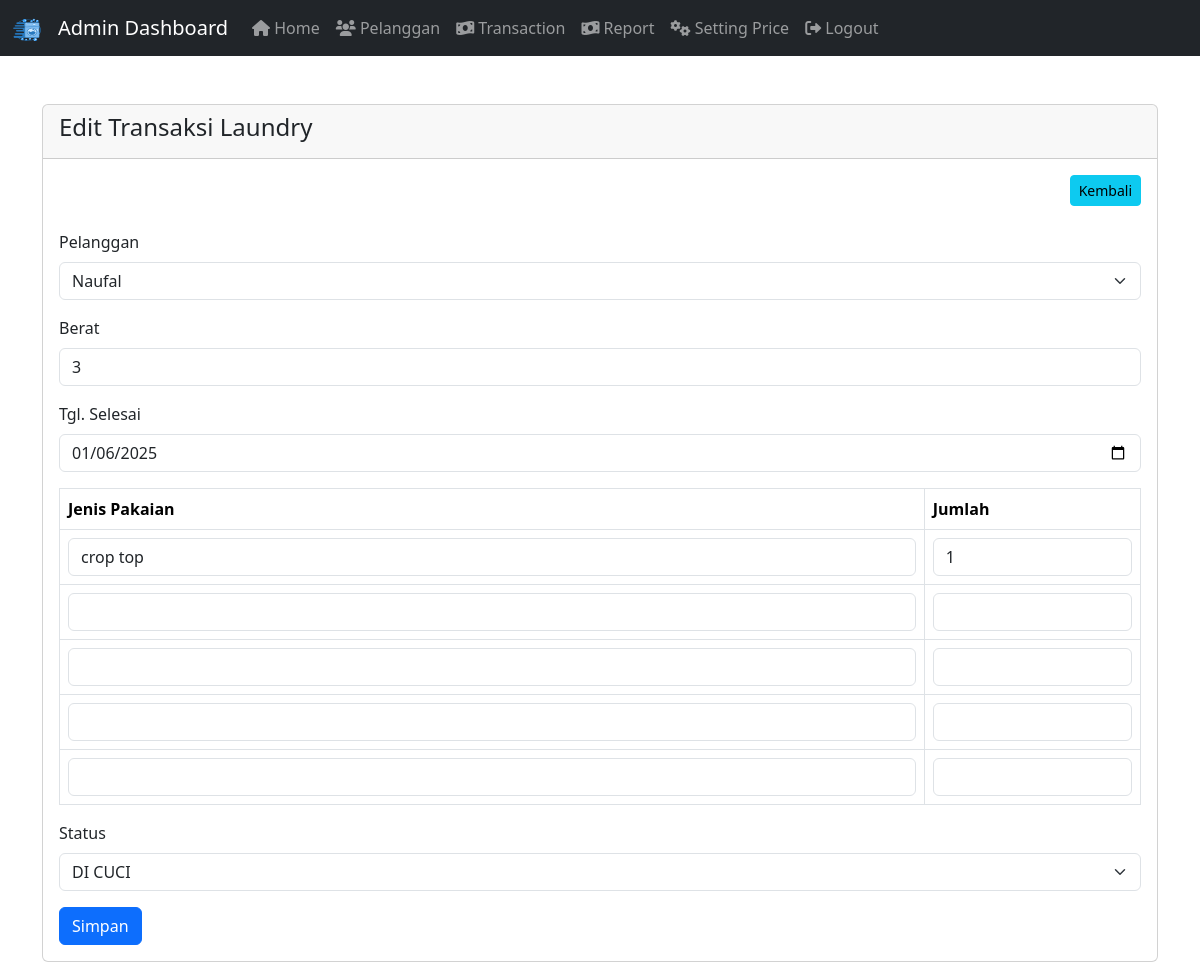
The page /admin/transaksi_edit.php?id=9 (signed in) on the database its author committed.
### tables this page shows
CREATE TABLE `transaksi` (
  `transaksi_id` int(11) NOT NULL,
  `transaksi_tgl` date NOT NULL,
  `transaksi_pelanggan` int(11) NOT NULL,
  `transaksi_harga` int(11) NOT NULL,
  `transaksi_berat` int(11) NOT NULL,
  `transaksi_tgl_selesai` date NOT NULL,
  `transaksi_status` int(11) NOT NULL
);

CREATE TABLE `pelanggan` (
  `idPelanggan` int(11) NOT NULL,
  `namaPelanggan` varchar(255) NOT NULL,
  `hpPelanggan` varchar(20) NOT NULL,
  `alamatPelanggan` text NOT NULL
);

CREATE TABLE `pakaian` (
  `pakaian_id` int(11) NOT NULL,
  `pakaian_transaksi` int(11) NOT NULL,
  `pakaian_jenis` varchar(100) NOT NULL,
  `pakaian_jumlah` int(11) NOT NULL
);

### admin/transaksi_edit.php (the view, shortened to what this page needs)
<?php include 'header.php'; ?>
<?php include '../koneksi.php';?>
<div class="container mt-5">
    <div class="card">
        <div class="card-header">
            <h4 class="card-title">Edit Transaksi Laundry</h4>
        </div>
        <div class="card-body">
            <a href="transaksi.php" class="btn btn-info btn-sm float-end">Kembali</a>
            <div class="clearfix mb-4"></div>
            <?php
            $id = $_GET['id'];
            $transaksi = mysqli_query($conn, "SELECT * FROM transaksi WHERE transaksi_id='$id'");
            while ($t = mysqli_fetch_array($transaksi)) { ?>
                <form method="post" action="transaksi_update.php">
                    <div class="mb-3">
                        <label for="pelanggan" class="form-label">Pelanggan</label>
                        <select class="form-select" name="pelanggan" id="pelanggan" required>
                            <?php
                            $data = mysqli_query($conn, "SELECT * FROM pelanggan");
                            while ($d = mysqli_fetch_array($data)) { ?>
                                <option <?php if ($d['idPelanggan'] == $t['transaksi_pelanggan']) { echo "selected"; } ?> value="<?php echo $d['idPelanggan']; ?>">
                                    <?php echo $d['namaPelanggan']; ?>
                                </option>
                            <?php } ?>
                        </select>
                    </div>
                    <div class="mb-3">
                        <label for="berat" class="form-label">Berat</label>
                        <input type="number" class="form-control" id="berat" name="berat" placeholder="Masukkan berat cucian ..." required value="<?php echo $t['transaksi_berat']; ?>">
                    </div>
                    <div class="mb-3">
                        <label for="tgl_selesai" class="form-label">Tgl. Selesai</label>
                        <input type="date" class="form-control" id="tgl_selesai" name="tgl_selesai" required value="<?php echo $t['transaksi_tgl_selesai']; ?>">
                    </div>
                    <div class="table-responsive">
                        <table class="table table-bordered">
                            <thead>
                                <tr>
                                    <th>Jenis Pakaian</th>
                                    <th width="20%">Jumlah</th>
                                </tr>
                            </thead>
                            <tbody>
                                <?php
                                $id_transaksi = $t['transaksi_id'];
                                $pakaian = mysqli_query($conn, "SELECT * FROM pakaian WHERE pakaian_transaksi='$id_transaksi'");
                                while ($p = mysqli_fetch_array($pakaian)) { ?>
                                    <tr>
                                        <td><input type="text" class="form-control" name="jenis_pakaian[]" value="<?php echo $p['pakaian_jenis']; ?>"></td>
                                        <td><input type="number" class="form-control" name="jumlah_pakaian[]" value="<?php echo $p['pakaian_jumlah']; ?>"></td>
                                    </tr>
                                <?php } ?>
                                <?php for ($i = 0; $i < 4; $i++) { ?>
                                    <tr>
                                        <td><input type="text" class="form-control" name="jenis_pakaian[]"></td>
                                        <td><input type="number" class="form-control" name="jumlah_pakaian[]"></td>
                                    </tr>
                                <?php } ?>
                            </tbody>
                        </table>
                    </div>
                    <div class="mb-3">
                        <label for="status" class="form-label">Status</label>
                        <select class="form-select" name="status" id="status" required>
                            <option <?php if ($t['transaksi_status'] == "1") { echo "selected"; } ?> value="1">DI CUCI</option>
                        </select>
                    </div>
                    <button type="submit" class="btn btn-primary">Simpan</button>
                </form>
            <?php } ?>
        </div>
    </div>
</div>

### rows shown on the page
transaksi: pelanggan "Naufal", berat "3", tgl_selesai "01/06/2025", status "DI CUCI"
pakaian: pakaian_jenis "crop top", pakaian_jumlah "1"
